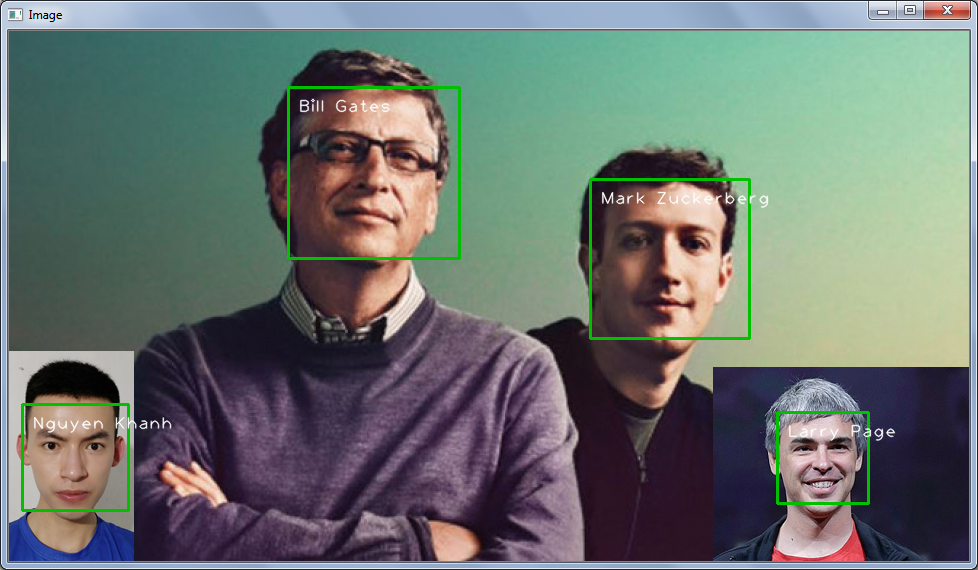
#> input picture test.png, 978 x 570 px
$ python -i lambda_function.py   (imports and definitions only)
#> lines starting #> are read from the running program, lines starting #| are printed output that depends on the picture
#> further down, picture is the input picture: shape (570, 978, 3); mean B, G, R 110.9, 115.7, 106.3
from __future__ import print_function
import os
import boto3
import hmac
import hashlib
import base64
import json
import numpy as np
import cv2
from scipy.spatial import distance

# [1 line that did not run here, left out]

# [1 line that did not run here, left out]


def detect_faces(image, margin):
    '''
    sử dụng detectMultiScale của opencv để detect ra tọa độ các khuôn mặt từ ảnh image
    :return: danh sách các khuôn mặt
    '''
#> called with margin = 10
    cascade = cv2.CascadeClassifier('haarcascade_frontalface_alt2.xml')
    #     faces = cascade.detectMultiScale(image, scaleFactor=1.1, minNeighbors=3)
    gray = cv2.cvtColor(image, cv2.COLOR_BGR2GRAY)
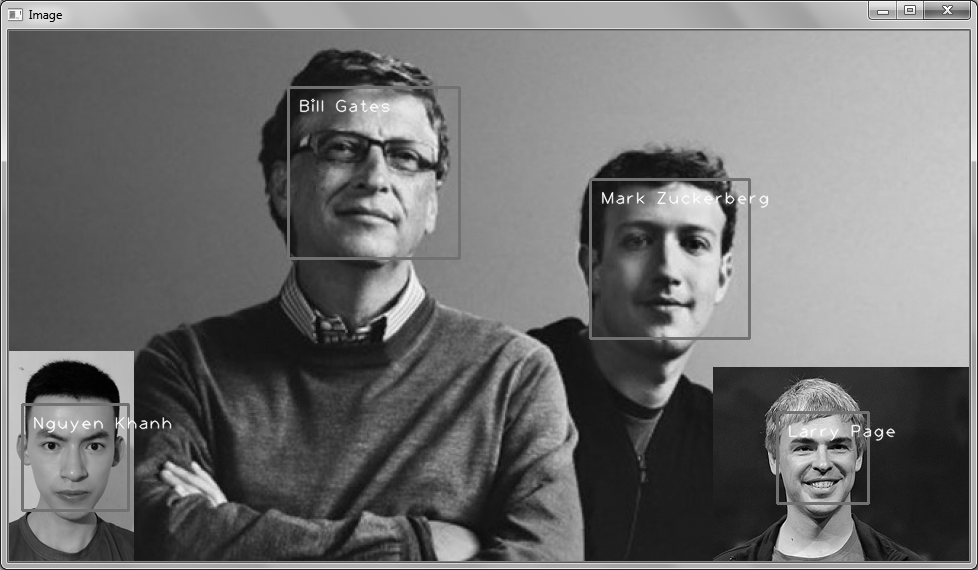
#> gray: shape (570, 978); min 0, max 255, mean 112.3
    faces = cascade.detectMultiScale(gray, 1.1, 4)
#> faces = [[774, 410, 95, 95], [18, 402, 115, 115], [594, 183, 148, 148], [283, 84, 180, 180]]

    aligned_images = []
    margin_half = margin // 2

    for face in faces:
        (x, y, w, h) = face
        cropped = image[y - margin_half:y + h + margin_half, x - margin_half:x + w + margin_half, :]
        aligned = cv2.resize(cropped, (160, 160))
        aligned_images.append(aligned)
#> this loop made 4 passes
#> pass 1, in detect_faces, `cropped = image[y - margin_half:y + h + margin_half, x - margin_half:x..`:
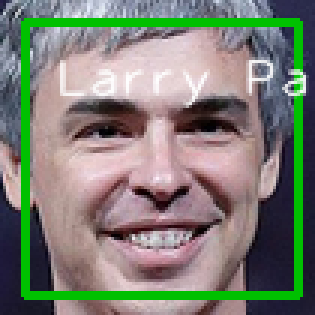
#> cropped: shape (105, 105, 3) (shown 3 times larger); mean B, G, R 116.1, 127.6, 124.5
#> pass 1, in detect_faces, `aligned = cv2.resize(cropped, (160, 160))`:
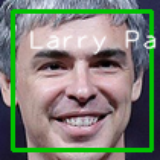
#> aligned: shape (160, 160, 3); mean B, G, R 115.9, 127.5, 124.4
#> pass 2, in detect_faces, `cropped = image[y - margin_half:y + h + margin_half, x - margin_half:x..`:
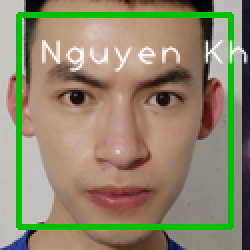
#> cropped: shape (125, 125, 3) (shown 2 times larger); mean B, G, R 108.5, 136.3, 143.3
#> pass 2, in detect_faces, `aligned = cv2.resize(cropped, (160, 160))`:
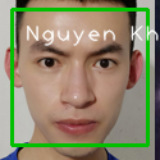
#> aligned: shape (160, 160, 3); mean B, G, R 108.4, 136.2, 143.1
#> after the loop:
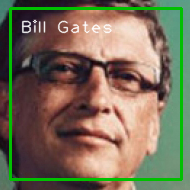
#> cropped: shape (190, 190, 3); mean B, G, R 89.6, 110.7, 120.9
#> after the loop, aligned_images = 4 items

    return faces, np.array(aligned_images)


def prewhiten(x):
    '''
    tiền xử lý khuôn mặt trước khi đưa vào mô hình
    '''
    if x.ndim == 4:
        axis = (1, 2, 3)
        size = x[0].size
    elif x.ndim == 3:
        axis = (0, 1, 2)
        size = x.size
    else:
        raise ValueError('Dimension should be 3 or 4')

    mean = np.mean(x, axis=axis, keepdims=True)
    std = np.std(x, axis=axis, keepdims=True)
    std_adj = np.maximum(std, 1.0 / np.sqrt(size))
    y = (x - mean) / std_adj
    return y


# [6 lines left out: function l2_normalize, not called in this run]


def calc_embs(image, margin=10):
    '''
    xử lý ảnh, đưa ảnh về vector
    '''
    faces, aligned_images = detect_faces(image, margin)
    if len(faces) == 0:
        return None, None

    prewhiten_images = prewhiten(aligned_images)

    # invoke endpoint, truyền vào image, endpoint trả về vector đầu ra bức ảnh
#> (the run stopped early here; a loop or call above may not have finished)
